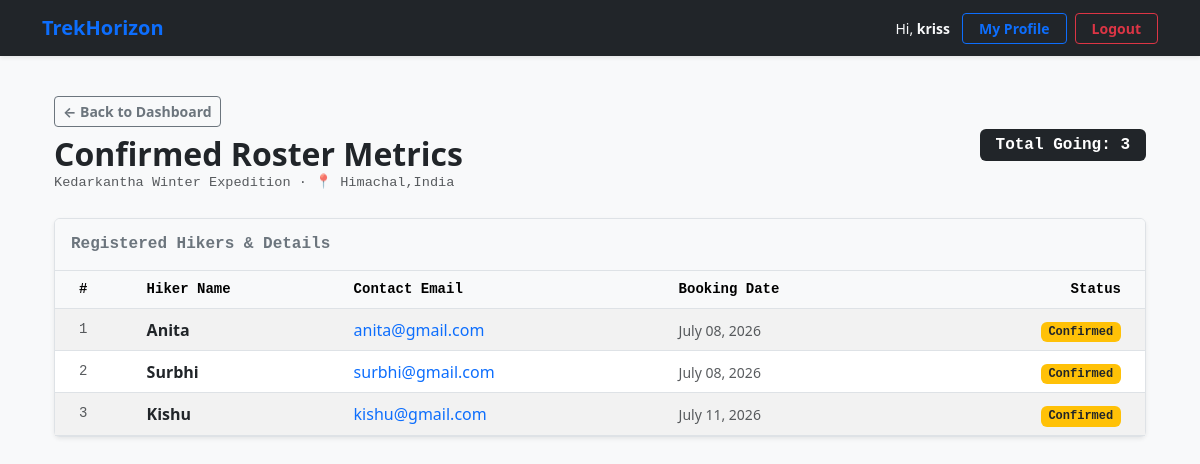
/staff/trek/2/roster (signed in), run on the app's committed database.
### models.py (models this page shows)
class Trek(db.Model):
    trek_id = db.Column(db.Integer, primary_key=True, autoincrement=True)
    trek_name = db.Column(db.String(150), nullable=False)
    location = db.Column(db.String(150), nullable=False)
    difficulty = db.Column(db.Enum('Easy', 'Moderate', 'Hard', name='trek_difficulty'), nullable=False)
    duration_days = db.Column(db.Integer, nullable=False)
    available_slots = db.Column(db.Integer, nullable=False)
    max_slots = db.Column(db.Integer, nullable=False)
    start_date = db.Column(db.Date, nullable=False)
    end_date = db.Column(db.Date, nullable=False)
    status = db.Column(db.Enum('Pending', 'Started', 'Open', 'Closed', 'Completed', name='trek_status'), nullable=False)
    assigned_staff_id = db.Column(db.Integer, db.ForeignKey('user.user_id'), nullable=True)
    cost_per_person = db.Column(db.Float, nullable=False, default=0.0)
    meeting_point = db.Column(db.String(255), nullable=True)
    description = db.Column(db.Text, nullable=True)
    bookings = db.relationship('Booking', backref='trek', lazy=True)

class Booking(db.Model):
    booking_id = db.Column(db.Integer, primary_key=True, autoincrement=True)
    user_id = db.Column(db.Integer, db.ForeignKey('user.user_id'), nullable=False)
    trek_id = db.Column(db.Integer, db.ForeignKey('trek.trek_id'), nullable=False)
    booking_date = db.Column(db.DateTime, default=datetime.utcnow)
    status = db.Column(db.Enum('Confirmed', 'Cancelled', 'Completed', name='booking_status'), nullable=False, default='Confirmed')

class User(db.Model):
    user_id = db.Column(db.Integer, primary_key=True, autoincrement=True)
    name = db.Column(db.String(100), nullable=False)
    email = db.Column(db.String(100), nullable=False, unique=True)
    password = db.Column(db.String(255), nullable=False)
    phone = db.Column(db.String(20), nullable=True)
    role = db.Column(db.Enum('Admin', 'Staff', 'Trekker', name='user_roles'), nullable=False)
    status = db.Column(db.String(20), nullable=False, default='Approved')
    created_at = db.Column(db.DateTime, default=datetime.utcnow)
    managed_treks = db.relationship('Trek', backref='assigned_staff', lazy=True)
    bookings = db.relationship('Booking', backref='trekker', lazy=True)

### routes/staff.py (the view)
@app.route('/staff/trek/<int:trek_id>/roster')
def view_roster(trek_id):
    if not check_staff():
        return "Access Forbidden",403
    trek = Trek.query.get_or_404(trek_id)
    bookings = Booking.query.filter_by(trek_id=trek_id).all()
    return render_template('roster.html', trek=trek , bookings=bookings)

### routes/staff.py (called while the page is built)
def check_staff():
    return 'user_id' in session and session.get('user_role') == 'Staff'

### templates/roster.html (shortened to what this page needs)
{% extends 'base.html' %}
{% block content %}
<div class="container mt-3">
    <div class="d-flex align-items-center justify-content-between mb-4">
        <div>
            <a href="/dashboard" class="btn btn-sm btn-outline-secondary mb-2 fw-bold">
                ← Back to Dashboard
            </a>
            <h2 class="text-dark fw-bold mb-0"> Confirmed Roster Metrics</h2>
            <p class="text-muted mb-0 font-monospace fs-7">{{ trek.trek_name }} · 📍 {{ trek.location }}</p>
        </div>
        <div>
            <span class="badge bg-dark fs-6 font-monospace py-2 px-3">
                Total Going: {{ bookings|length }}
            </span>
        </div>
    </div>
    <div class="card border shadow-sm">
        <div class="card-header bg-light border-bottom py-3">
            <h5 class="card-title mb-0 fs-6 font-monospace fw-bold text-secondary">Registered Hikers & Details</h5>
        </div>
        <div class="card-body p-0">
            <div class="table-responsive">
                <table class="table table-hover table-striped mb-0 align-middle">
                    <thead class="table-light border-bottom text-secondary font-monospace small">
                        <tr>
                            <th scope="col" class="ps-4">#</th>
                            <th scope="col">Hiker Name</th>
                            <th scope="col">Contact Email</th>
                            <th scope="col">Booking Date</th>
                            <th scope="col" class="pe-4 text-end">Status</th>
                        </tr>
                    </thead>
                    <tbody class="border-top-0">
                        {% if bookings %}
                            {% for booking in bookings %}
                            <tr>
                                <td class="ps-4 text-muted font-monospace small">{{ loop.index }}</td>
                                <td><strong>{{ booking.trekker.name }}</strong></td>
                                <td>
                                    <a href="mailto:{{ booking.trekker.email }}" class="text-decoration-none text-primary">
                                        {{ booking.trekker.email }}
                                    </a>
                                </td>
                                <td>
                                    <small class="text-muted">
                                        {{ booking.booking_date.strftime('%B %d, %Y') if booking.booking_date else 'N/A' }}
                                    </small>
                                </td>
                                <td class="pe-4 text-end">
                                    <span class="badge {% if booking.status == 'Booked' %}bg-success{% else %}bg-warning text-dark{% endif %} font-monospace">
                                        {{ booking.status }}
                                    </span>
                                </td>
                            </tr>
                            {% endfor %}
                        {% endif %}
                    </tbody>
                </table>
            </div>
        </div>
    </div>
</div>
{% endblock %}

### templates/roster.html (style rules this page uses)
.fs-7 { font-size: 0.85rem !important; }

### data on the page
Trek: trek_name "Kedarkantha Winter Expedition", location "Himachal,India"
Booking: trekker.name "Anita", trekker.email "anita@gmail.com", booking_date "July 08, 2026", status "Confirmed"
Booking: trekker.name "Surbhi", trekker.email "surbhi@gmail.com", booking_date "July 08, 2026", status "Confirmed"
Booking: trekker.name "Kishu", trekker.email "kishu@gmail.com", booking_date "July 11, 2026", status "Confirmed"

### other printed values
{{ session.get('user_name', 'User') }} "kriss"
{{ bookings|length }} "3"
